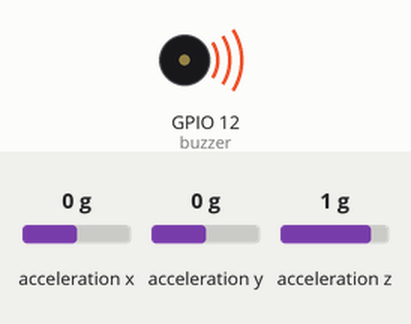
Bench run of a program on a simulated Raspberry Pi (BCM pin numbers). On the bench: buzzer (waves = sounding). The test bench sets the inputs (shaded band); at power-on: acceleration x 0 g, acceleration y 0 g, acceleration z 1 g. What the program prints to the terminal is not drawn.

Above: at 0.1 s.
At 1.6 s:
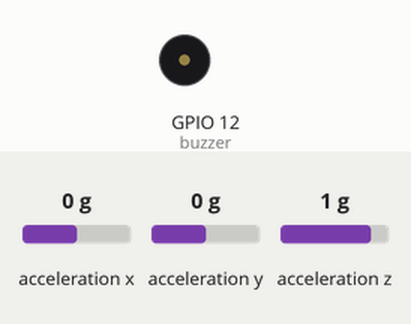
Timing chart, 0 to 3.1 s (numbered marks = the images above):
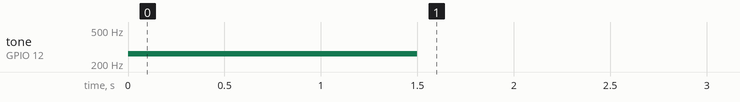

Measured:
- by itself, tone on GPIO 12 (buzzer): silent → 262 Hz at 0.00 s, → silent 1.5 s later

The program:

fall_detact_complete.py
```python
import time
import board
import busio
import adafruit_adxl34x
import numpy as np
import math
import RPi.GPIO as gpio

button_pin = 15
buzzer = 12
gpio.setmode(gpio.BCM)
gpio.setup(buzzer, gpio.OUT)
gpio.setup(button_pin, gpio.IN, pull_up_down=gpio.PUD_DOWN)
gpio.setwarnings(False)

pwm1 = gpio.PWM(buzzer, 262)
pwm1.start(50.0)
time.sleep(1.5)
pwm1.stop()

#핀 정보 세팅
i2c = busio.I2C(board.SCL, board.SDA)
accelerometer = adafruit_adxl34x.ADXL345(i2c)

#시간 정보 초기화
SpentTime = 0


def ReadData():
    x = accelerometer.acceleration[0]
    y = accelerometer.acceleration[1]
    z = accelerometer.acceleration[2]
    global AccScala, AccVar
    AccScala = math.sqrt(x**2 + y**2 + z**2)
    AccVar = abs(AccScala - 9.8)


try:
    while True:
        ReadData()
        print(AccVar)
        if AccVar > 18.5:  #추락/낙상 판단 시작
            time.sleep(3)  #추락 시간을 고려해 3초간 딜레이
            StartTime = time.time()  #추락 시작 시간

            while SpentTime <= 15:  #15초간 움직임 감지
                ReadData()
                CurrentTime = time.time()
                SpentTime = CurrentTime - StartTime
                if AccVar > 3:  #15초 내 움직임이 있을 경우 무효
                    SpentTime = 0  #시간 초기화
                    break
            if SpentTime >= 15:  #움직임이 없는 상태로 15초가 흘렀을 경우 Emergency를 반복 출력
                while True:
                    print("Emergency")
                    pwm1.start(50.0)
                    if gpio.input(button_pin) == gpio.HIGH:  #푸시 버튼 누르면 리셋
                        SpentTime = 0
                        pwm1.stop()
                        break

except KeyboardInterrupt:
    exit(0)
```
